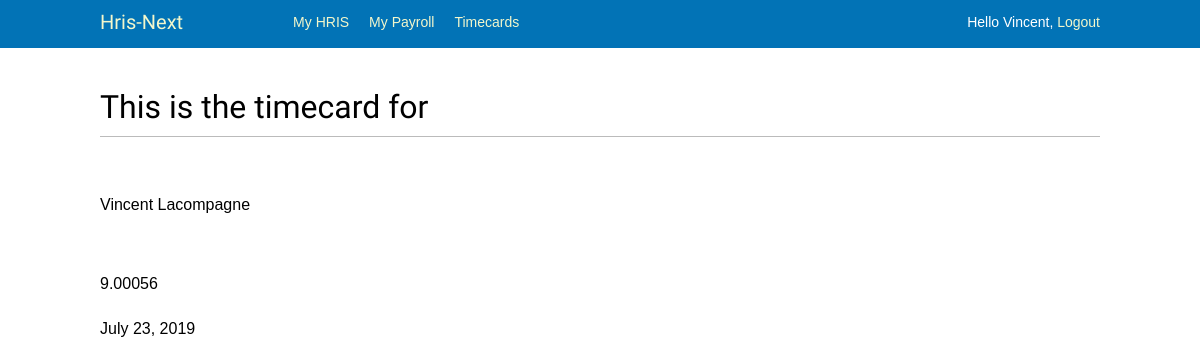
The page /timecards/1/ (signed in) on the database its author committed.
### timecards/models.py (models this page shows, shortened)
class Allcards(models.Model):
    employee_number = models.ForeignKey('hris.Employee',on_delete=models.CASCADE)
    clocked_in = models.DateTimeField()
    clocked_out = models.DateTimeField()
    out_date = models.DateField(blank=True, null=True, default = '')
    in_date = models.DateField(blank=True, null=True, default = '')
    worked_hours = models.DecimalField(max_digits = 16, decimal_places = 5, default = '0')
    @property
    def get_out_date(self):
        if self.clocked_out:
            return self.clocked_out.date()

### hris/models.py (models this page shows, shortened)
class Employee(models.Model):
    first_name = models.CharField(max_length=50, help_text='Enter employee\'s first name')
    last_name = models.CharField(max_length=50, help_text='Enter employee\'s last name')
    birthdate = models.DateField()
    sin_number = models.IntegerField()
    salary = models.DecimalField(max_digits = 16, decimal_places = 5)
    employee_number = models.IntegerField()
    hire_date = models.DateField()
    street_no = models.CharField(max_length=10, default=' ',help_text='Enter employee\'s address')
    street_name = models.CharField(max_length=50, default=' ',help_text='Enter employee\'s address')
    city = models.CharField(max_length=50, default=' ', help_text='Enter employee\'s address')
    post_code = models.CharField(max_length=7, default=' ',help_text='Enter employee\'s postal code')
    def __str__(self):
        return self.first_name + " " + self.last_name
    class Meta:
        ordering = ['last_name', 'first_name','birthdate']

### timecards/views.py (the view)
# urls.py: path('<int:allcards_id>/', views.detail, name='allcards-detail'),
def detail(request, allcards_id):
    try:
        timecard = Allcards.objects.get(pk=allcards_id)
    except Allcards.DoesNotExist:
        raise Http404("Question does not exist")
    return render(request, 'timecards/detail.html', {'timecard': timecard})

### timecards/templates/timecards/detail.html (shortened to what this page needs)
{% extends "base_generic.html" %}
{% block content %}
<h1> This is the timecard for </h1>
<br>
<p>{{ timecard.employee_number }}</p>
<p>{{ timecard.worked_hours }} </p>
<p>{{ timecard.get_out_date }} </p>
<br>
{% endblock %}

### templates/base_generic.html (shortened to what this page needs)
{% load static %}
<!DOCTYPE html>
<html>
<head>
  <link href="{% static "css/base.css" %}" rel="stylesheet">
</head>
<body>
  <div id="header">
    <span class="logo" <a href="{% url 'hris:index' %}">Hris-Next</span>
    {% if request.user.is_authenticated %}
      <ul class="menu">
        <li {% if section == "hris" %}class="selected"{% endif %}>
          <a href="{% url "hris:index" %}">My HRIS</a>
        </li>
        <li {% if section == "payroll" %}class="selected"{% endif %}>
          <a href="{% url "payroll:index" %}">My Payroll</a>
        </li>
        <li {% if section == "timecards" %}class="selected"{% endif %}>
          <a href="{% url "timecards:allcards-list" %}"> Timecards</a>
        </li>
      </ul>
    {% endif %}
    <span class="user">
      {% if request.user.is_authenticated %}
        Hello {{ request.user.first_name }},
        <a href="{% url "logout" %}">Logout</a>
      {% else %}
        <a href="{% url "login" %}">Log-in</a>
      {% endif %}
    </span>
  </div>
  <div id="content">
    {% block content %}
    {% endblock %}
  </div>
</body>
</html>

### static/css/base.css (style rules this page uses)
body { margin:0; padding:0; font-family:helvetica, sans-serif; }
p { line-height: 1.8; }
a { color:#0273B6; text-decoration:none; }
h1, h2, h3, h4, h5 , h6 { font-family: 'Muli', sans-serif; font-weight:normal; }
h1 { border-bottom:1px solid #bbb; padding:0 0 10px 0; margin:10px 0 20px 0; }
#header { padding:10px 100px; font-size:14px; background:#0273B6; color:#fff; border-bottom:4px solid #0272B6; overflow:auto; }
#header .logo { font-family: 'Muli', sans-serif; float:left; color:#f3f7cc; font-size:20px; margin-right:10%; }
#header ul.menu { list-style:none; float:left; margin:0; padding:0; }
#header ul.menu li { float:left; padding:4px 10px; }
#header a { color:#f3f7cc; }
#header .user { float:right; padding-top:4px; }
#content { padding:30px 100px; }

### rows shown on the page
Allcards: employee_number "Vincent Lacompagne", worked_hours "9.00056", get_out_date "July 23, 2019"

### other values the page prints
{{ request.user.first_name }} "Vincent"
